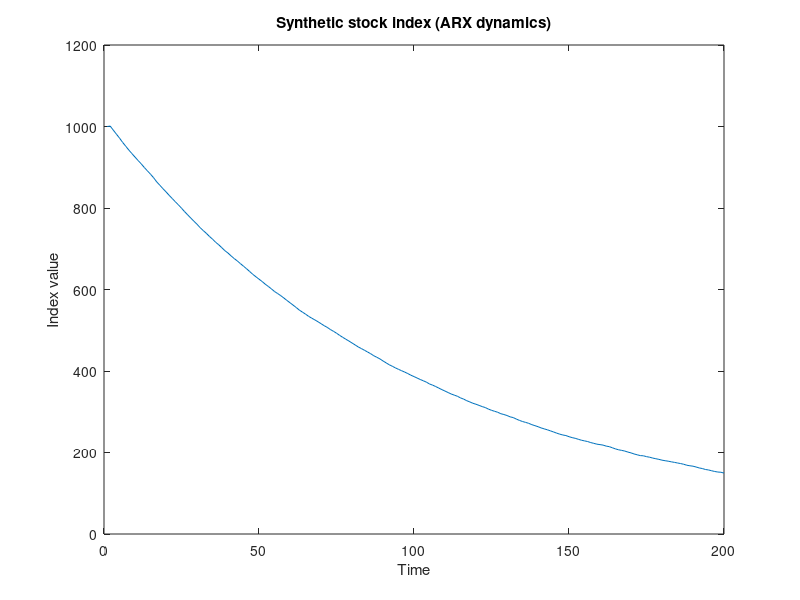
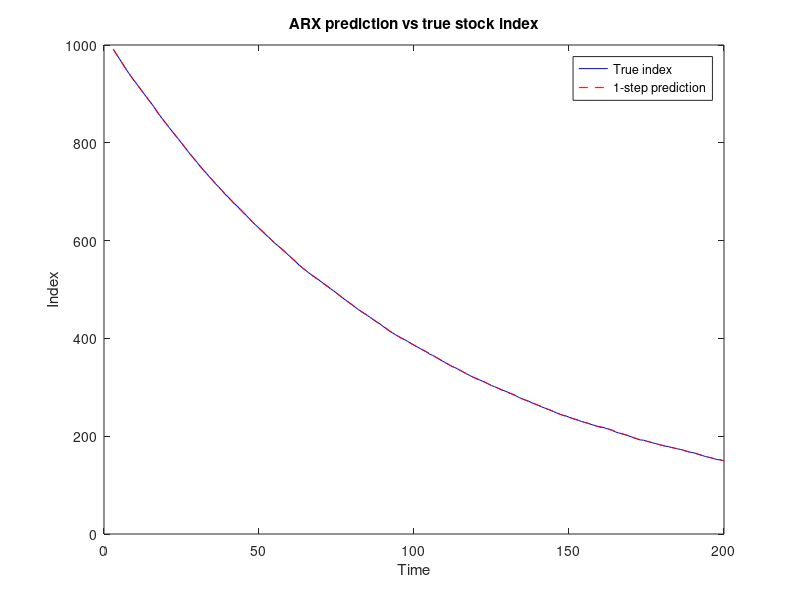
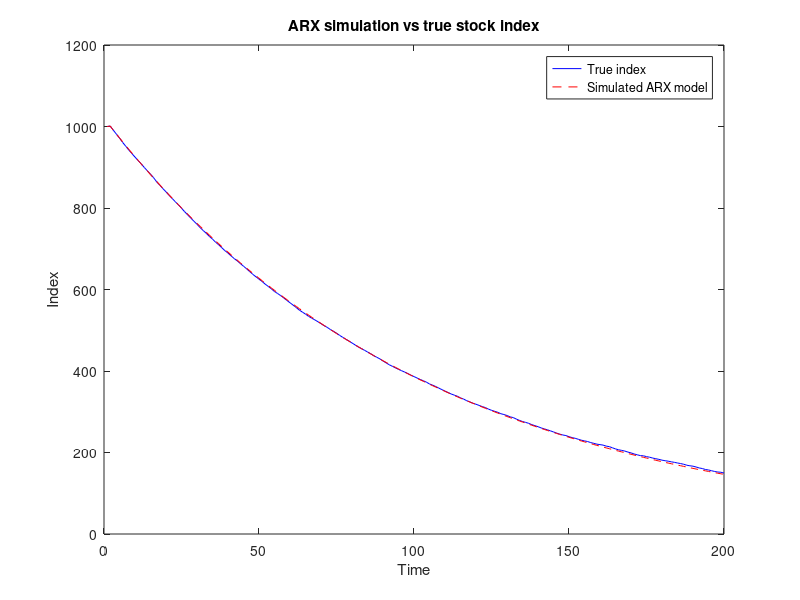

Write the MATLAB code that produced these figures, in order.
clc; clear; close all;

N = 200;                  % number of time steps
rng(2);                   % reproducibility

% external input: interest rate shock
u = 0.01*randn(N,1);      

% smoother ARX parameters
a1 = -0.95; a2 = -0.04; b0 = 0.2;
y = zeros(N,1);
y(1:2) = [1000; 1001];    % initial index values

for t = 3:N
    y(t) = -a1*y(t-1) - a2*y(t-2) + b0*u(t) + 0.5*randn();
end

plot(y); xlabel('Time'); ylabel('Index value');
title('Synthetic stock index (ARX dynamics)');

phi1 = y(2:end-1);   
phi2 = y(1:end-2);   
phi3 = u(3:end);     
PHI = [phi1 phi2 phi3];
Y   = y(3:end);

thetahat = (PHI' * PHI) \ (PHI' * Y);
disp('Estimated parameters:');
disp(thetahat');

y_pred = PHI * thetahat;

figure;
plot(3:N, Y, 'b', 'DisplayName','True index'); hold on
plot(3:N, y_pred, 'r--', 'DisplayName','1-step prediction');
legend; xlabel('Time'); ylabel('Index');
title('ARX prediction vs true stock index');

y_sim = zeros(N,1);
y_sim(1:2) = y(1:2);

for t = 3:N
    phi_t = [y_sim(t-1); y_sim(t-2); u(t)];
    y_sim(t) = thetahat' * phi_t;
end

figure;
plot(y, 'b', 'DisplayName','True index'); hold on
plot(y_sim, 'r--', 'DisplayName','Simulated ARX model');
legend; xlabel('Time'); ylabel('Index');
title('ARX simulation vs true stock index');